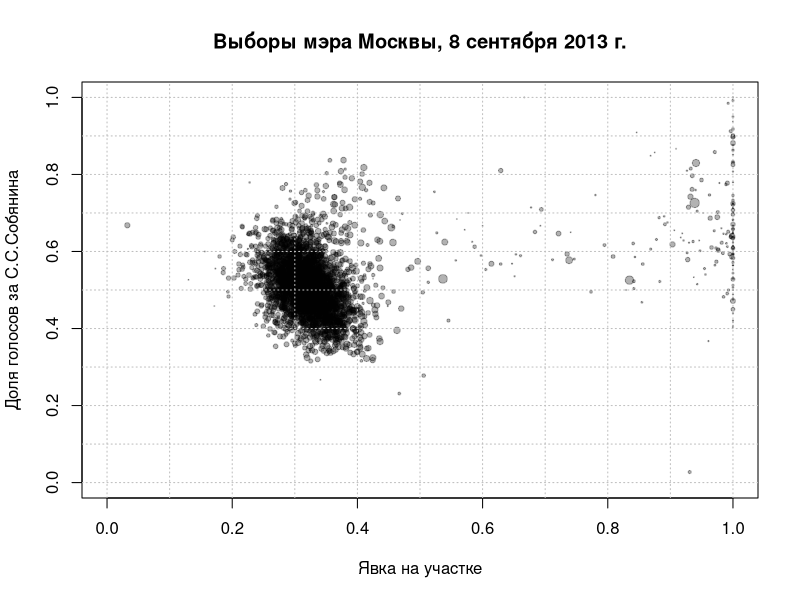
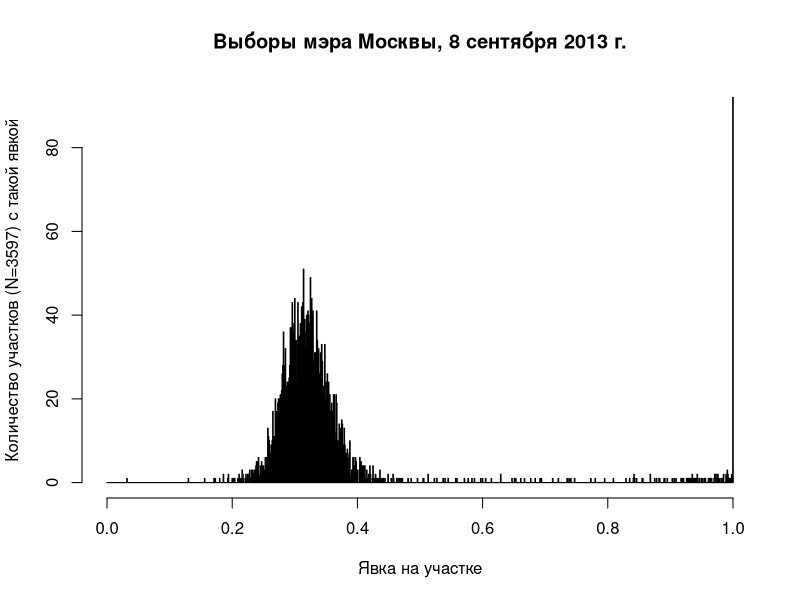
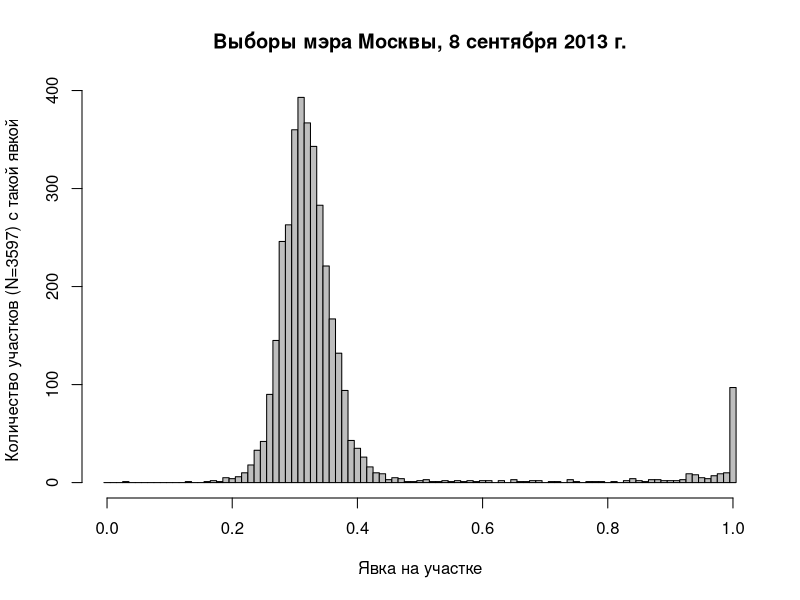

Generate these figures, in order, with R:
# Reading data;

mos.2013 <- read.csv("moscow.2013.csv", h=TRUE)

# Checking dataset dimensions and variable names;

dim(mos.2013)
# [1] 3597   35

colnames(mos.2013)
#  [1] "UIK"                   "UIK.NO"                "VOTERS"               
#  [4] "BALL.RECEIVED"         "BALL.ISS.STATION"      "BALL.ISS.EXTRA"       
#  [7] "BALL.CANCELLED"        "BALL.PORTABLE_BOXES"   "BALL.STATIONARY_BOXES"
# [10] "BALL.INVALID"          "BALL.VALID"            "ABSENT.RECEIVED"      
# [13] "ABSENT.ISS.UIK.BEFORE" "VOTED_WITH_ABSENT"     "ABSENT.UNUSED"        
# [16] "ABSENT.ISS.TIK"        "ABSENT.LOST"           "BALL.LOST"            
# [19] "BALL.NOT_RECORDED"     "DEGTIAREV"             "DEGTIAREV.pct"        
# [22] "LEVICHEV"              "LEVICHEV.pct"          "MELNIKOV"             
# [25] "MELNIKOV.pct"          "MITROKHIN"             "MITROKHIN.pct"        
# [28] "NAVALNYI"              "NAVALNYI.pct"          "SOBIANIN"             
# [31] "SOBIANIN.pct"          "URL"                   "DISTRICT.NO"          
# [34] "DISTRICT.01"           "DISTRICT"             

# Adding calculable variables;

mos.2013$TURNOUT <- (mos.2013$BALL.VALID + mos.2013$BALL.INVALID)/mos.2013$VOTERS
mos.2013$SOBIANIN.sh <- mos.2013$SOBIANIN/(mos.2013$BALL.VALID + mos.2013$BALL.INVALID)

# Comtrol plots;

# Basic Sobianin-Sukhovolskii plot for the winner;

png("ss.moscow.2013.png", height=500, width=500)
plot(mos.2013$TURNOUT, mos.2013$SOBIANIN.sh,
xlim=c(0,1), ylim=c(0,1),
pch=20, cex=sqrt(mos.2013$BALL.VALID + mos.2013$BALL.INVALID)/25, col=rgb(0,0,0,.3),
main="Выборы мэра Москвы, 8 сентября 2013 г.", xlab="Явка на участке", ylab="Доля голосов за С.С.Собянина")
abline(v=seq(0,1,.1), lty=3, col="grey")
abline(h=seq(0,1,.1), lty=3, col="grey")
dev.off()

# Voters' turnout histograms;

# 0.1% bin;

png("th.moscow.2013.001.png", height=500, width=500)
hist(mos.2013$TURNOUT, 
xlim=c(0,1), 
breaks=seq(-.0005, 1.0005, .001),
main="Выборы мэра Москвы, 8 сентября 2013 г.", xlab="Явка на участке", ylab=paste("Количество участков (N=",nrow(mos.2013),") с такой явкой", sep=""))
dev.off()

# 1% bin;

png("th.moscow.2013.01.png", height=500, width=500)
hist(mos.2013$TURNOUT, 
xlim=c(0,1), 
breaks=seq(-.005, 1.005, .01),
col="grey",
main="Выборы мэра Москвы, 8 сентября 2013 г.", xlab="Явка на участке", ylab=paste("Количество участков (N=",nrow(mos.2013),") с такой явкой", sep=""))
dev.off()
